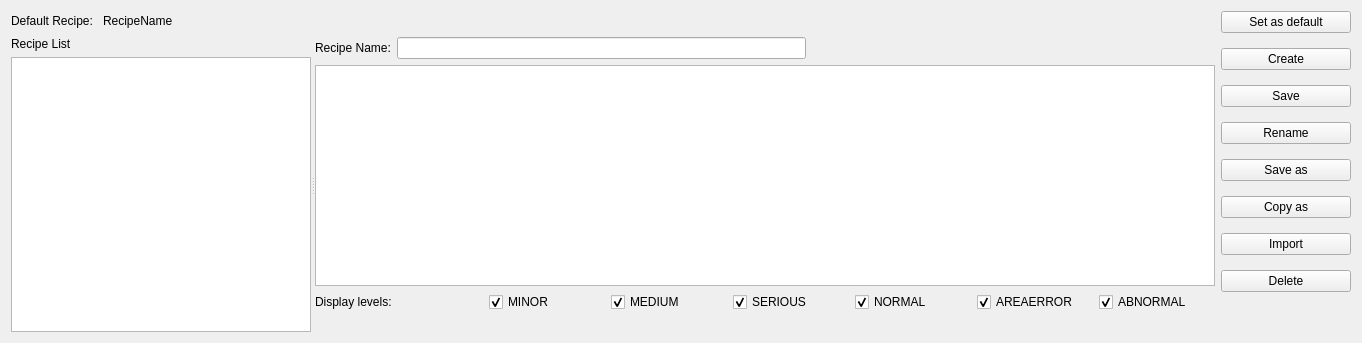
     <widget class="QWidget" name="tab_Recipe">
      <attribute name="title">
       <string>Recipe</string>
      </attribute>
      <layout class="QHBoxLayout" name="horizontalLayout_5">
       <item>
        <layout class="QVBoxLayout" name="verticalLayout_4" stretch="0,1">
         <item>
          <layout class="QHBoxLayout" name="horizontalLayout_3">
           <item>
            <widget class="QLabel" name="label_CurrentReipe">
             <property name="text">
              <string>Default Recipe: </string>
             </property>
            </widget>
           </item>
           <item>
            <widget class="QLabel" name="label_CurrentReipeName">
             <property name="text">
              <string>RecipeName</string>
             </property>
            </widget>
           </item>
           <item>
            <spacer name="horizontalSpacer_4">
             <property name="orientation">
              <enum>Qt::Horizontal</enum>
             </property>
             <property name="sizeHint" stdset="0">
              <size>
               <width>40</width>
               <height>20</height>
              </size>
             </property>
            </spacer>
           </item>
          </layout>
         </item>
         <item>
          <widget class="QSplitter" name="splitter_RecipeConfig">
           <property name="sizePolicy">
            <sizepolicy hsizetype="Expanding" vsizetype="Preferred">
             <horstretch>0</horstretch>
             <verstretch>0</verstretch>
            </sizepolicy>
           </property>
           <property name="orientation">
            <enum>Qt::Horizontal</enum>
           </property>
           <property name="childrenCollapsible">
            <bool>false</bool>
           </property>
           <widget class="QWidget" name="layoutWidget">
            <layout class="QVBoxLayout" name="verticalLayout_2" stretch="0,1">
             <item>
              <widget class="QLabel" name="label_RecipeList">
               <property name="sizePolicy">
                <sizepolicy hsizetype="Expanding" vsizetype="Expanding">
                 <horstretch>0</horstretch>
                 <verstretch>0</verstretch>
                </sizepolicy>
               </property>
               <property name="maximumSize">
                <size>
                 <width>350</width>
                 <height>16777215</height>
                </size>
               </property>
               <property name="text">
                <string>Recipe List</string>
               </property>
              </widget>
             </item>
             <item>
              <widget class="QListWidget" name="listWidget_RecipeList">
               <property name="sizePolicy">
                <sizepolicy hsizetype="Preferred" vsizetype="Expanding">
                 <horstretch>0</horstretch>
                 <verstretch>0</verstretch>
                </sizepolicy>
               </property>
               <property name="minimumSize">
                <size>
                 <width>300</width>
                 <height>0</height>
                </size>
               </property>
               <property name="maximumSize">
                <size>
                 <width>16777215</width>
                 <height>16777215</height>
                </size>
               </property>
              </widget>
             </item>
            </layout>
           </widget>
           <widget class="QWidget" name="layoutWidget">
            <layout class="QVBoxLayout" name="verticalLayout">
             <item>
              <layout class="QHBoxLayout" name="horizontalLayout_13" stretch="0,0,0">
               <item>
                <widget class="QLabel" name="label_Recipe">
                 <property name="text">
                  <string>Recipe Name:</string>
                 </property>
                </widget>
               </item>
               <item>
                <widget class="QLineEdit" name="lineEdit_RecipeName"/>
               </item>
               <item>
                <spacer name="horizontalSpacer_3">
                 <property name="orientation">
                  <enum>Qt::Horizontal</enum>
                 </property>
                 <property name="sizeHint" stdset="0">
                  <size>
                   <width>40</width>
                   <height>20</height>
                  </size>
                 </property>
                </spacer>
               </item>
              </layout>
             </item>
             <item>
              <widget class="QTableView" name="TableView_Recipe">
               <property name="sizePolicy">
                <sizepolicy hsizetype="Preferred" vsizetype="Expanding">
                 <horstretch>0</horstretch>
                 <verstretch>0</verstretch>
                </sizepolicy>
               </property>
               <property name="minimumSize">
                <size>
                 <width>900</width>
                 <height>0</height>
                </size>
               </property>
              </widget>
             </item>
             <item>
              <layout class="QHBoxLayout" name="hLayout_displayLevel" stretch="0,0,0,0,0,0,0">
               <item>
                <widget class="QLabel" name="label">
                 <property name="minimumSize">
                  <size>
                   <width>168</width>
                   <height>0</height>
                  </size>
                 </property>
                 <property name="maximumSize">
                  <size>
                   <width>168</width>
                   <height>16777215</height>
                  </size>
                 </property>
                 <property name="text">
                  <string>Display levels: </string>
                 </property>
                </widget>
               </item>
               <item>
                <widget class="EditableCheckBox" name="checkBox_minorLevel">
                 <property name="text">
                  <string>MINOR</string>
                 </property>
                 <property name="checked">
                  <bool>true</bool>
                 </property>
                </widget>
               </item>
               <item>
                <widget class="EditableCheckBox" name="checkBox_mediumLevel">
                 <property name="text">
                  <string>MEDIUM</string>
                 </property>
                 <property name="checked">
                  <bool>true</bool>
                 </property>
                </widget>
               </item>
               <item>
                <widget class="EditableCheckBox" name="checkBox_seriousLevel">
                 <property name="text">
                  <string>SERIOUS</string>
                 </property>
                 <property name="checked">
                  <bool>true</bool>
                 </property>
                </widget>
               </item>
               <item>
                <widget class="EditableCheckBox" name="checkBox_normalLevel">
                 <property name="text">
                  <string>NORMAL</string>
                 </property>
                 <property name="checked">
                  <bool>true</bool>
                 </property>
                </widget>
               </item>
               <item>
                <widget class="EditableCheckBox" name="checkBox_areaerrorLevel">
                 <property name="text">
                  <string>AREAERROR</string>
                 </property>
                 <property name="checked">
                  <bool>true</bool>
                 </property>
                </widget>
               </item>
               <item>
                <widget class="EditableCheckBox" name="checkBox_abnormalLevel">
                 <property name="text">
                  <string>ABNORMAL</string>
                 </property>
                 <property name="checked">
                  <bool>true</bool>
                 </property>
                </widget>
               </item>
              </layout>
             </item>
             <item>
              <layout class="QHBoxLayout" name="horizontalLayout_2" stretch="0">
               <item>
                <spacer name="horizontalSpacer">
                 <property name="orientation">
                  <enum>Qt::Horizontal</enum>
                 </property>
                 <property name="sizeHint" stdset="0">
                  <size>
                   <width>40</width>
                   <height>20</height>
                  </size>
                 </property>
                </spacer>
               </item>
              </layout>
             </item>
            </layout>
           </widget>
          </widget>
         </item>
        </layout>
       </item>
       <item>
        <layout class="QVBoxLayout" name="verticalLayout_20">
         <property name="spacing">
          <number>15</number>
         </property>
         <item>
          <widget class="QPushButton" name="pBtn_SetDefaultRecipe">
           <property name="minimumSize">
            <size>
             <width>130</width>
             <height>0</height>
            </size>
           </property>
           <property name="text">
            <string>Set as default</string>
           </property>
          </widget>
         </item>
         <item>
          <widget class="QPushButton" name="pBtn_CreatRecipe">
           <property name="minimumSize">
            <size>
             <width>100</width>
             <height>0</height>
            </size>
           </property>
           <property name="text">
            <string>Create</string>
           </property>
          </widget>
         </item>
         <item>
          <widget class="QPushButton" name="pBtn_SaveRecipe">
           <property name="minimumSize">
            <size>
             <width>100</width>
             <height>0</height>
            </size>
           </property>
           <property name="text">
            <string>Save</string>
           </property>
          </widget>
         </item>
         <item>
          <widget class="QPushButton" name="pBtn_RenameRecipe">
           <property name="minimumSize">
            <size>
             <width>100</width>
             <height>0</height>
            </size>
           </property>
           <property name="text">
            <string>Rename</string>
           </property>
          </widget>
         </item>
         <item>
          <widget class="QPushButton" name="pBtn_ExportRecipe">
           <property name="minimumSize">
            <size>
             <width>100</width>
             <height>0</height>
            </size>
           </property>
           <property name="text">
            <string>Save as</string>
           </property>
          </widget>
         </item>
         <item>
          <widget class="QPushButton" name="pBtn_CopyRecipe">
           <property name="minimumSize">
            <size>
             <width>100</width>
             <height>0</height>
            </size>
           </property>
           <property name="text">
            <string>Copy as</string>
           </property>
          </widget>
         </item>
         <item>
          <widget class="QPushButton" name="pBtn_ImportRecipe">
           <property name="sizePolicy">
            <sizepolicy hsizetype="Minimum" vsizetype="Fixed">
             <horstretch>0</horstretch>
             <verstretch>0</verstretch>
            </sizepolicy>
           </property>
           <property name="minimumSize">
            <size>
             <width>100</width>
             <height>0</height>
            </size>
           </property>
           <property name="text">
            <string>Import</string>
           </property>
          </widget>
         </item>
         <item>
          <widget class="QPushButton" name="pBtn_DeleteRecipe">
           <property name="minimumSize">
            <size>
             <width>100</width>
             <height>0</height>
            </size>
           </property>
           <property name="text">
            <string>Delete</string>
           </property>
          </widget>
         </item>
         <item>
          <spacer name="verticalSpacer_5">
           <property name="orientation">
            <enum>Qt::Vertical</enum>
           </property>
           <property name="sizeHint" stdset="0">
            <size>
             <width>20</width>
             <height>40</height>
            </size>
           </property>
          </spacer>
         </item>
        </layout>
       </item>
      </layout>
     </widget>
